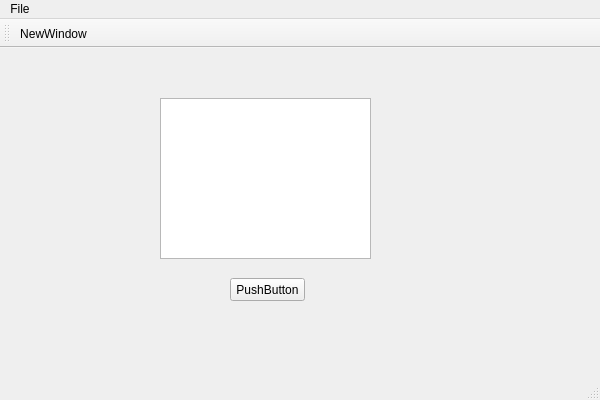
<?xml version="1.0" encoding="UTF-8"?>
<ui version="4.0">
 <class>Class5Class</class>
 <widget class="QMainWindow" name="Class5Class">
  <property name="geometry">
   <rect>
    <x>0</x>
    <y>0</y>
    <width>600</width>
    <height>400</height>
   </rect>
  </property>
  <property name="windowTitle">
   <string>Class5</string>
  </property>
  <widget class="QWidget" name="centralWidget">
   <widget class="QPlainTextEdit" name="plainTextEdit">
    <property name="geometry">
     <rect>
      <x>160</x>
      <y>50</y>
      <width>211</width>
      <height>161</height>
     </rect>
    </property>
   </widget>
   <widget class="QPushButton" name="pushButton">
    <property name="geometry">
     <rect>
      <x>230</x>
      <y>230</y>
      <width>75</width>
      <height>23</height>
     </rect>
    </property>
    <property name="text">
     <string>PushButton</string>
    </property>
   </widget>
  </widget>
  <widget class="QMenuBar" name="menuBar">
   <property name="geometry">
    <rect>
     <x>0</x>
     <y>0</y>
     <width>600</width>
     <height>23</height>
    </rect>
   </property>
   <widget class="QMenu" name="menuFile">
    <property name="title">
     <string>File</string>
    </property>
    <addaction name="actionNewWindow"/>
   </widget>
   <addaction name="menuFile"/>
  </widget>
  <widget class="QToolBar" name="mainToolBar">
   <attribute name="toolBarArea">
    <enum>TopToolBarArea</enum>
   </attribute>
   <attribute name="toolBarBreak">
    <bool>false</bool>
   </attribute>
   <addaction name="actionNewWindow"/>
  </widget>
  <widget class="QStatusBar" name="statusBar"/>
  <action name="actionNewWindow">
   <property name="text">
    <string>NewWindow</string>
   </property>
  </action>
 </widget>
 <layoutdefault spacing="6" margin="11"/>
 <resources>
  <include location="class5.qrc"/>
 </resources>
 <connections/>
</ui>
